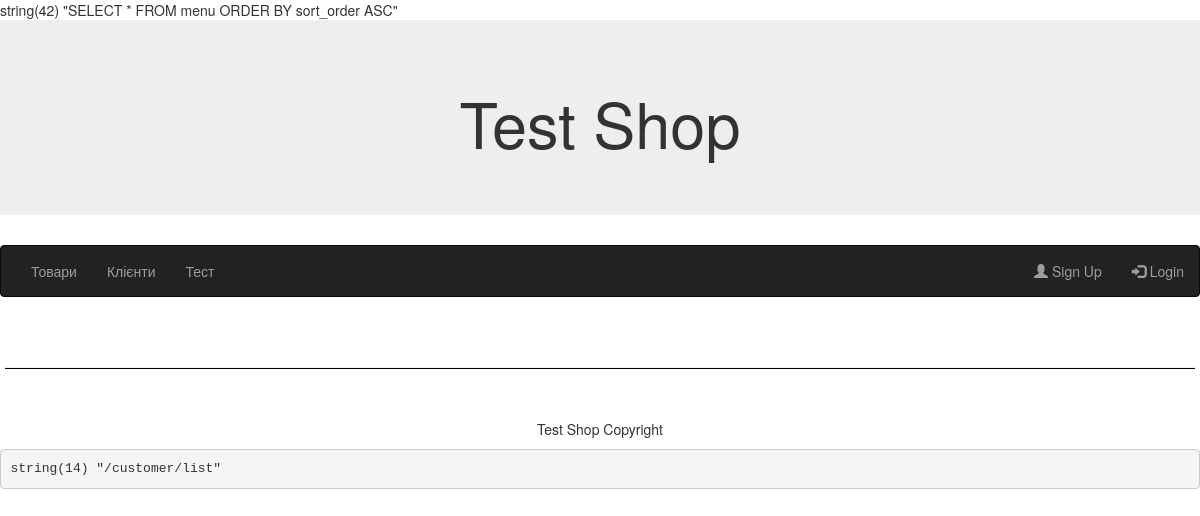
Page /customer/list on the earlier database version.
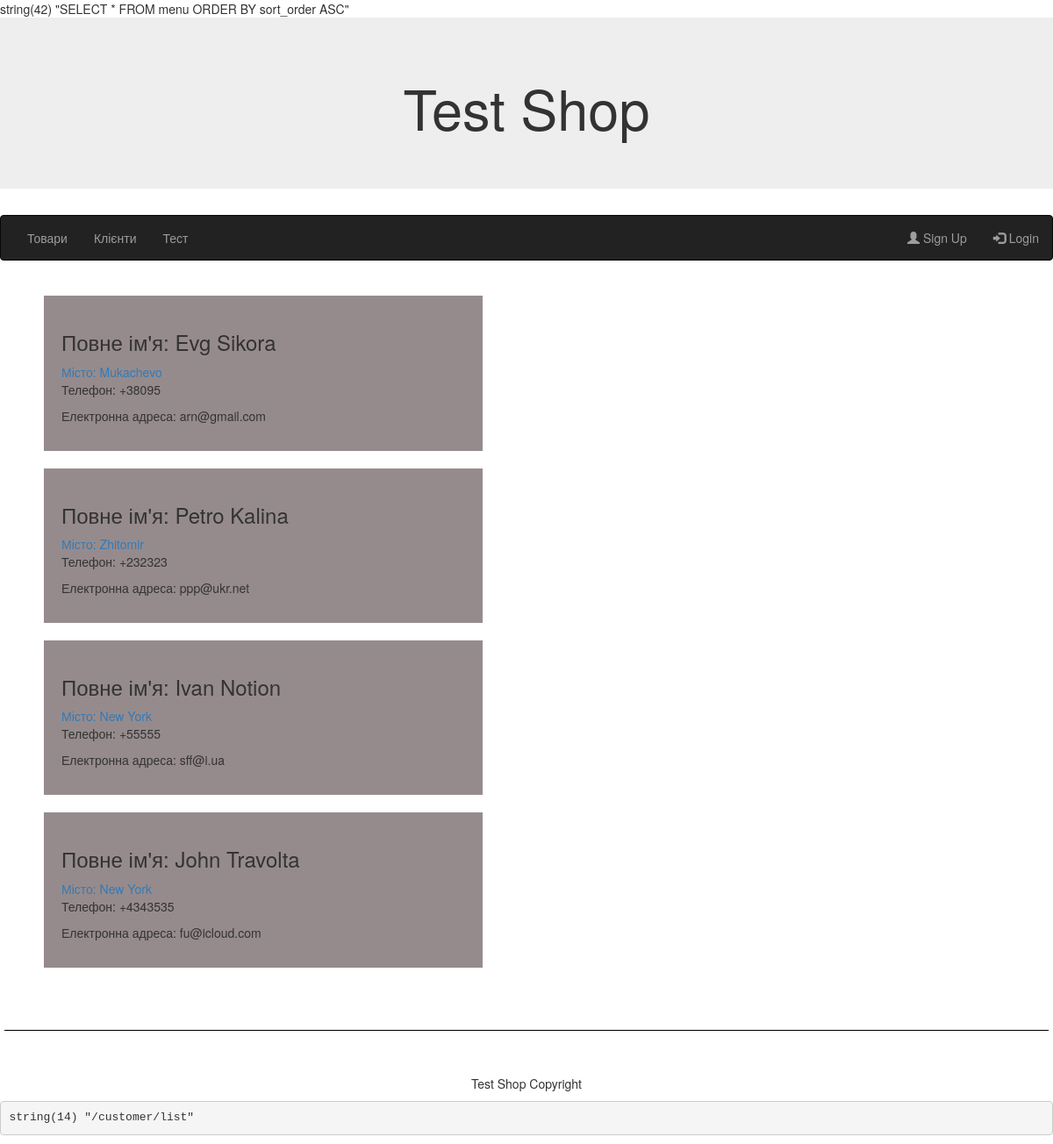
Same page on the later database version.
### tables this page shows
CREATE TABLE `menu` (
  `id` int UNSIGNED NOT NULL,
  `name` varchar(100) NOT NULL,
  `path` varchar(255) NOT NULL,
  `active` tinyint(1) NOT NULL DEFAULT '1',
  `sort_order` smallint DEFAULT NULL
);

CREATE TABLE `customer` (
  `customer_id` int NOT NULL,
  `last_name` varchar(255) NOT NULL DEFAULT '',
  `first_name` varchar(255) NOT NULL,
  `telephone` varchar(13) NOT NULL,
  `email` varchar(255) NOT NULL,
  `city` varchar(50) NOT NULL
);

### app/Core/View.php (called while the page is built, shortened)
<?php
class View
{
    private $data;
    private $viewPath;
    public function __construct(array $data = [], string $viewPath = null)
    {
        $this->data = $data;
        $this->viewPath = $viewPath;
    }
    public static function getViewDir(): string
    {
        return App::getAppDir() . DS . 'views';
    }
    protected function get($key)
    {
        return $this->data[$key];
    }
    public function render(): string
    {
        $path = $this->viewPath;
        if ($path === null) {
            $path = $this->getDefaultPath();
        }
        array_walk($this->data, static function(&$item, $key) {
            if ($item instanceof View) {
                $item = $item->render();
            }
        });
        extract($this->data, EXTR_SKIP);
        include $path;
        return ob_get_clean();
    }
    private function getDefaultPath(): string
    {
        $controllerName = Route::getController();
        $actionName = Route::getAction();
        $path = self::getViewDir() . DS . $controllerName . DS . $actionName . '.php';
        $path404 = self::getViewDir() . DS . 'error' . DS . 'error404.php';
        return file_exists($path) ? $path : $path404;
    }
     private function getBP(): string
     {
         return Route::getBP();
     }
}

### app/Core/Route.php (called while the page is built, shortened)
<?php
class Route
{
    private static string $controller;
    private static string $action;
    public static function getBP()
    {
        return self::getBasePath();
    }
    public static function getBasePath()
    {
        $basePath = substr(ROOT, strlen($_SERVER['DOCUMENT_ROOT']));
        return $basePath;
    }
    public static function init(string $route = null): void
    {
        if (!$route) {
            $request = explode('?', $_SERVER['REQUEST_URI']);
            $uri = $request[0];
            $route = substr($uri, strlen(self::getBasePath()));
        }
        $routePath = explode('/', $route);
        if ($routePath[0] === "") {
            array_shift($routePath);
        }
        self::$controller = !empty($routePath[0]) ? $routePath[0] : 'index';
        self::$action = !empty($routePath[1]) ? $routePath[1] : 'index';
    }
    public static function getAction(): ?string
    {
        return self::$action;
    }
    public static function getController(): ?string
    {
        return self::$controller;
    }
}

### app/Core/App.php (called while the page is built, shortened)
<?php
class App
{
    public static function getAppDir(): string
    {
        return ROOT . DS . 'app';
    }
    public static function run(string $path = null): void
    {
        $action = Route::getAction() . 'Action';
        $controller = new $controllerClass();
        $controller->$action();
    }
}

### app/Controllers/CustomerController.php (called while the page is built, shortened)
<?php
class CustomerController extends Controller
{
    public function listAction(): void
    {
        $costumers = $this->getModel('Customer')
                ->initCollection()
                ->getCollection()
                ->select();
        $this->renderLayout();
    }
	}

### app/bootstrap.php (called while the page is built, shortened)
<?php
require ROOT . '/app/Autoloader.php';
App::run();

### app/Autoloader.php (called while the page is built, shortened)
<?php
class Autoloader
{
    public static function register(): void
    {
        spl_autoload_register(static function ($class) {
            $file = ROOT . DS . 'app' . DS . str_replace('\\', DS, $class) . '.php';
            if (file_exists($file)) {
                return true;
            }
            return false;
        });
    }
}

### app/Core/DB.php (called while the page is built, shortened)
<?php
class DB
{
    private  static $pdo;
    public function getConnection(): PDO
    {
        if (self::$pdo === null) {
            $dsn = 'mysql:host=' . MYSQL_HOST . ';port=' . MYSQL_PORT . ';dbname=' . DB_NAME . ';charset=utf8';
            $options = [
                PDO::MYSQL_ATTR_INIT_COMMAND => "SET NAMES 'utf8'",
                PDO::ATTR_ERRMODE => PDO::ERRMODE_EXCEPTION,
                PDO::ATTR_EMULATE_PREPARES => false
            ];
            try {
                self::$pdo = new PDO($dsn, DB_USERNAME, DB_PASSWORD, $options);
            } catch (PDOException $e) {
                echo "Connection failed: " . $e->getMessage();
                exit();
            }
        }
        return self::$pdo;
    }
    public function query(string $sql, array $parameters = [])
    {
        $dbh = $this->getConnection();
        $stmt = $dbh->prepare($sql);
        $result = $stmt->execute($parameters);
        if ($result !== false) {
            return $stmt->fetchAll(PDO::FETCH_ASSOC);
        } else {
            return false;
        }
    }
}

### app/Core/Model.php (called while the page is built, shortened)
<?php
abstract class Model implements DbModelInterface
{
    protected string $tableName;
    protected array $columns = [];
    protected string $sql;
    protected array $params = [];
	public function getTableName(): string
	{
		return $this->tableName;
	}
	public function getColumns(): array
	{
		$db = new DB();
		$sql = "show columns from {$this->getTableName()};";
		$results = $db->query($sql);
		foreach ($results as $result) {
			$this->columns[] = $result['Field'];
		}
		return $this->columns;
	}
    public function initCollection()
    {
        $columns = implode(',', $this->getColumns());
        $this->sql = "select $columns from " . $this->getTableName();
        return $this;
    }
    public function sort ($params)
    {
		$this->sql = "SELECT * FROM $this->tableName ORDER BY ";
	     foreach ($params as $column => $sortType) {
			$this->sql .= "$column $sortType, ";
    }
	    $this->sql = rtrim(($this->sql), ', ');
		 var_dump($this->sql);
	    return $this;
    }
    public function getCollection()
    {
        $db = new DB();
        $this->sql .= ";";
        $this->collection = $db->query($this->sql, $this->params);
        return $this;
    }
}

### app/views/customer/list.php (the view)
<?php
$customers = $this->get('customer');
foreach($customers as $customer)  :
?>
    <div class="customer">
        <h3> Повне ім'я: <?php echo $customer['first_name'].' '.$customer['last_name']?></h3>
        <a> Місто: <?php echo $customer['city']?></a>
        <p> Телефон: <?php echo $customer['telephone']?></p>
        <p> Електронна адреса: <?php echo $customer['email']?></p>
    </div>
<?php endforeach; ?>

### app/Core/Controller.php (shortened to what this page needs)
<?php
abstract class Controller
{
    protected $data = [];
    protected function set(string $key, $value): void
    {
        $this->data[$key] = $value;
    }
    protected function get(string $key)
    {
        return $this->data[$key];
    }
    public function renderLayout()
    {
        $this->set('menuCollection', $this->getMenuCollection());
        $view = new View($this->data, $this->get('layoutPath'));
        echo $view->render();
    }
    public function getModel(string $name)
    {
        $model = new $name();
        return $model;
    }
    private function getMenuCollection()
    {
        return $this->getModel('menu')
                        ->initCollection()
                        ->sort(['sort_order' => 'ASC'])
                        ->getCollection()
                        ->select();
    }
}

### app/views/menu.php
<nav class="navbar navbar-inverse">
  <div class="container-fluid">
    <ul class="nav navbar-nav">
    <?php
        foreach($this->get('menuCollection') as $item)  :
    ?>
        <li>
            <?= \Core\Url::getLink($item['path'], $item['name']); ?>
        </li>
    <?php endforeach; ?>
    </ul>
    <ul class="nav navbar-nav navbar-right">
        <li><a href="<?php echo $this->getBP();?>/customer/register/"><span class="glyphicon glyphicon-user"></span> Sign Up</a></li>
        <li><a href="<?php echo $this->getBP();?>/customer/login/"><span class="glyphicon glyphicon-log-in"></span> Login</a></li>
    </ul>
  </div>
</nav>

### app/Core/Url.php (shortened to what this page needs)
<?php
class Url
{
    public static function getLink(string $path, string $name, array $params = []): string
    {
        return '<a href="' . Route::getBP() . $path . '">' . $name . '</a>';
    }
}

### app/layouts/layout.php (shortened to what this page needs)
<html>
    <head>
        <link rel="stylesheet" type="text/css" href="<?php echo $this->getBP(); ?>/css/style.css" >
        <link rel="stylesheet" href="https://maxcdn.bootstrapcdn.com/bootstrap/3.3.6/css/bootstrap.min.css">
        <script src="https://maxcdn.bootstrapcdn.com/bootstrap/3.3.6/js/bootstrap.min.js"></script>    </head>
    <body>
        <div class="jumbotron">
            <div class="container text-center">
                <h1>Test Shop</h1>
            </div>
        </div>
        <div id="header">
            <?= $this->get('menu'); ?>
        </div>
        <div class="container">
            <?= $this->get('content'); ?>
        </div>
        <hr style="margin:50px 5px;background-color: black;height: 1px;">
        <footer class="container-fluid text-center">
            <p>Test Shop Copyright</p>
        </footer>
    </body>
</html>

### index.php (shortened to what this page needs)
<?php
include ROOT . '/app/bootstrap.php';
	echo '<pre>';
	var_dump($_SERVER['REQUEST_URI']);

### css/style.css (style rules this page uses)
.customer { border: 4px black; margin: 20px; padding: 20px; background: #968b8c; width: 500px; }

Differences in the rows shown:
added customer: first_name "Evg", last_name "Sikora", city "Mukachevo", telephone "+38095", email "arn@gmail.com"
added customer: first_name "Petro", last_name "Kalina", city "Zhitomir", telephone "+232323", email "ppp@ukr.net"
added customer: first_name "Ivan", last_name "Notion", city "New York", telephone "+55555", email "sff@i.ua"
added customer: first_name "John", last_name "Travolta", city "New York", telephone "+4343535", email "fu@icloud.com"
